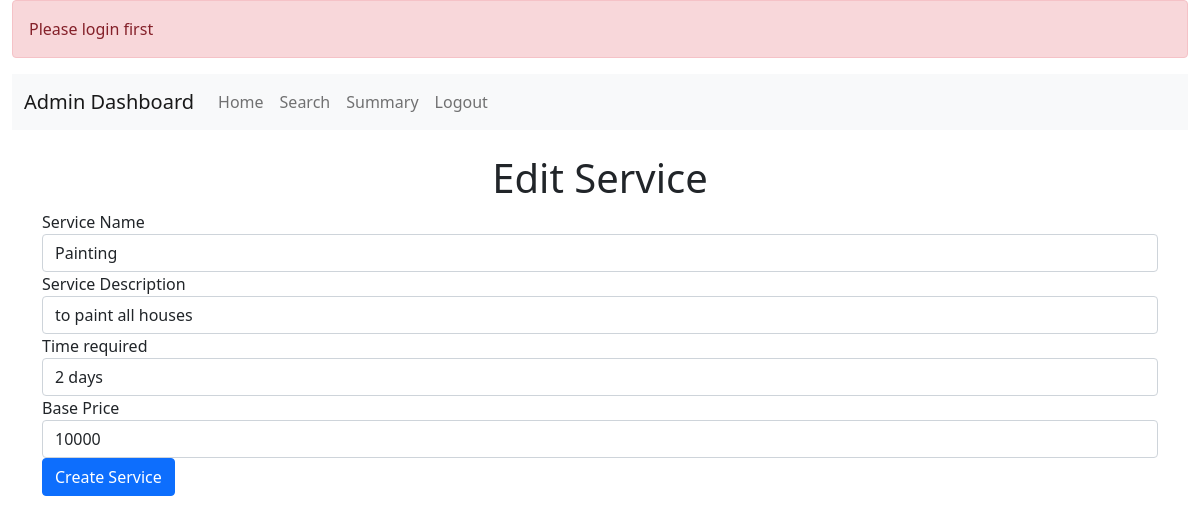
/admin_dashboard/edit_service/6, run on the app's committed database.
### main.py (models this page shows)
class HeavenServices(db.Model):
    __tablename__="heavenServices"
    id=db.Column(db.Integer,primary_key=True)
    service_name=db.Column(db.String(30),unique=True,nullable=False)
    service_description=db.Column(db.String(40),nullable=True)
    time_required=db.Column(db.String(30),nullable=True)
    base_price=db.Column(db.Integer,nullable=True)
    workers=db.relationship('User',back_populates="service",cascade="all, delete")
    request=db.relationship('HeavenRequest',back_populates="service",cascade="all, delete")

### main.py (the view, shortened to what this page needs)
@app.route("/admin_dashboard/edit_service/<int:service_id>", methods=["GET","POST"])
def edit_service(service_id):
    if not session.get('is_admin'):
        flash('Please login first','danger')
    service=HeavenServices.query.get_or_404(service_id)
    return render_template('edit_service.html',service=service)

### templates/edit_service.html (shortened to what this page needs)
{% extends "layout.html" %}
{% block cont %}
<link href="https://cdn.jsdelivr.net/npm/bootstrap@5.0.2/dist/css/bootstrap.min.css" rel="stylesheet">
{% endblock %}
{% block content %}
<nav class="navbar navbar-expand-lg navbar-light bg-light">
    <div class="container-fluid">
        <a class="navbar-brand" href="#">Admin Dashboard</a>
        <div class="collapse navbar-collapse" id="navbarSupportedContent">
            <ul class="navbar-nav me-auto mb-2 mb-lg-0">
                <li class="nav-item"><a class="nav-link" href="/admin_dashboard">Home</a></li>
                <li class="nav-item"><a class="nav-link" href="/admin_dashboard/search">Search</a></li>
                <li class="nav-item"><a class="nav-link" href="#">Summary</a></li>
                <li class="nav-item"><a class="nav-link" href="/admin_login">Logout</a></li>
            </ul>
        </div>
    </div>
</nav>
<div class="container mt-4">
    <h1 class="text-center">Edit Service</h2>
    <form action="/admin_dashboard/edit_service/{{service.id}}" method="post">
        <div class="form-group">
            <label for="service_name" >Service Name</label>
            <input type="text" class="form-control" id="service_name" name="service_name" value="{{service.service_name}}" required>
        </div>
        <div class="form-group">
            <label for="service_description" >Service Description</label>
            <input type="text" class="form-control" id="service_description" name="service_description" value="{{service.service_description}}"required>
        </div>
        <div class="form-group">
            <label for="time_required"  >Time required</label>
            <input type="text" class="form-control" id="time_required" name="time_required" value="{{service.time_required}}"required>
        </div>
        <div class="form-group">
            <label for="base_price" >Base Price</label>
            <input type="text" class="form-control" id="base_price" name="base_price" value="{{service.base_price}}" required>
        </div>
        <button type="submit" class="btn btn-primary">Create Service</button>
    </form>
</div>
{% endblock %}

### static/css/style.css (style rules this page uses)
.btn-primary { background-color: #ff7e5f; border: none; border-radius: 30px; padding: 10px 30px; font-size: 1.2rem; transition: background-color 0.3s ease; }

### data on the page
HeavenServices: service_name "Painting", service_description "to paint all houses", time_required "2 days", base_price "10000"

### other printed values
{{ message }} "Please login first"
